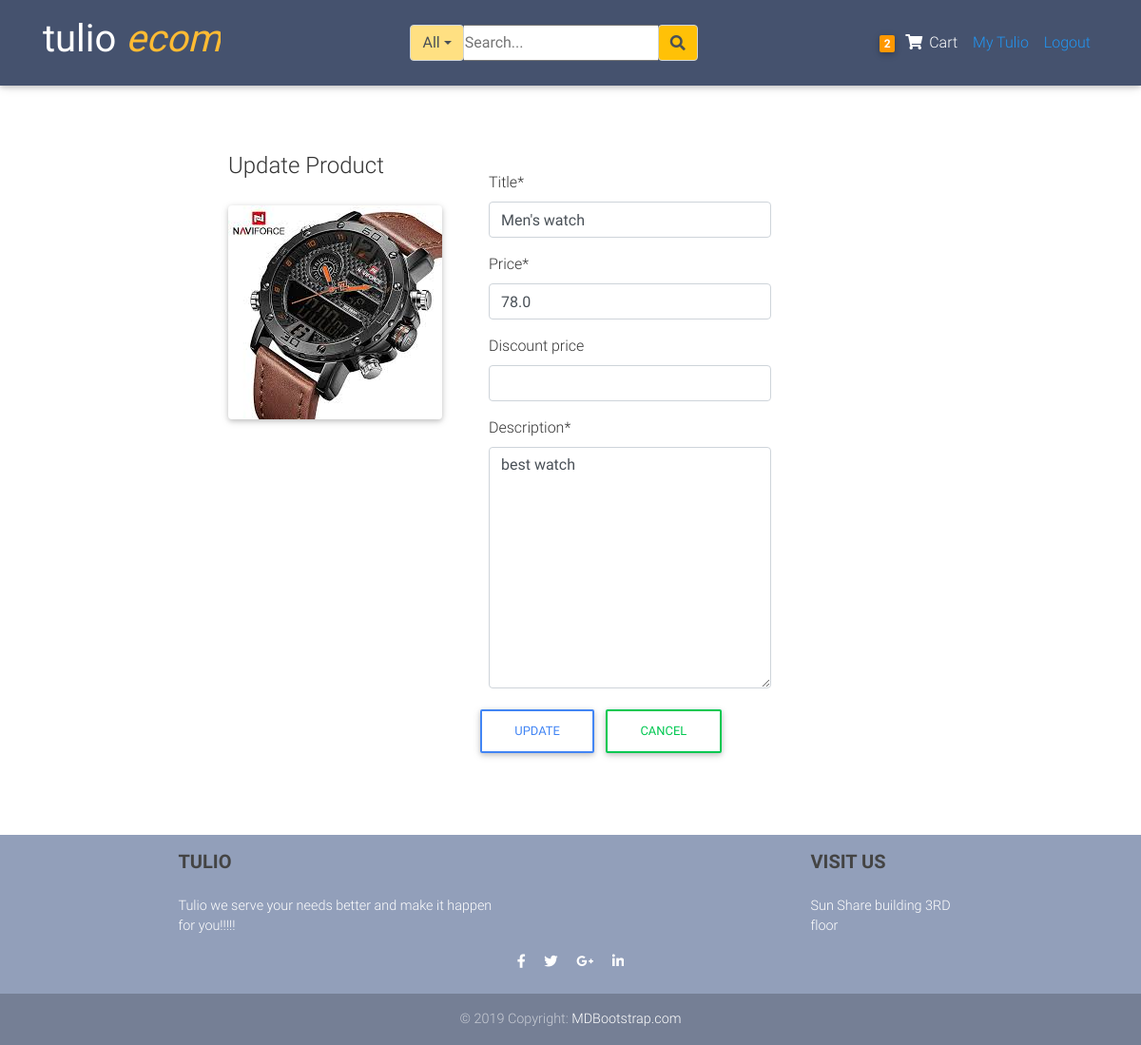
The app's page /products/watch_one/update (signed in), older data.
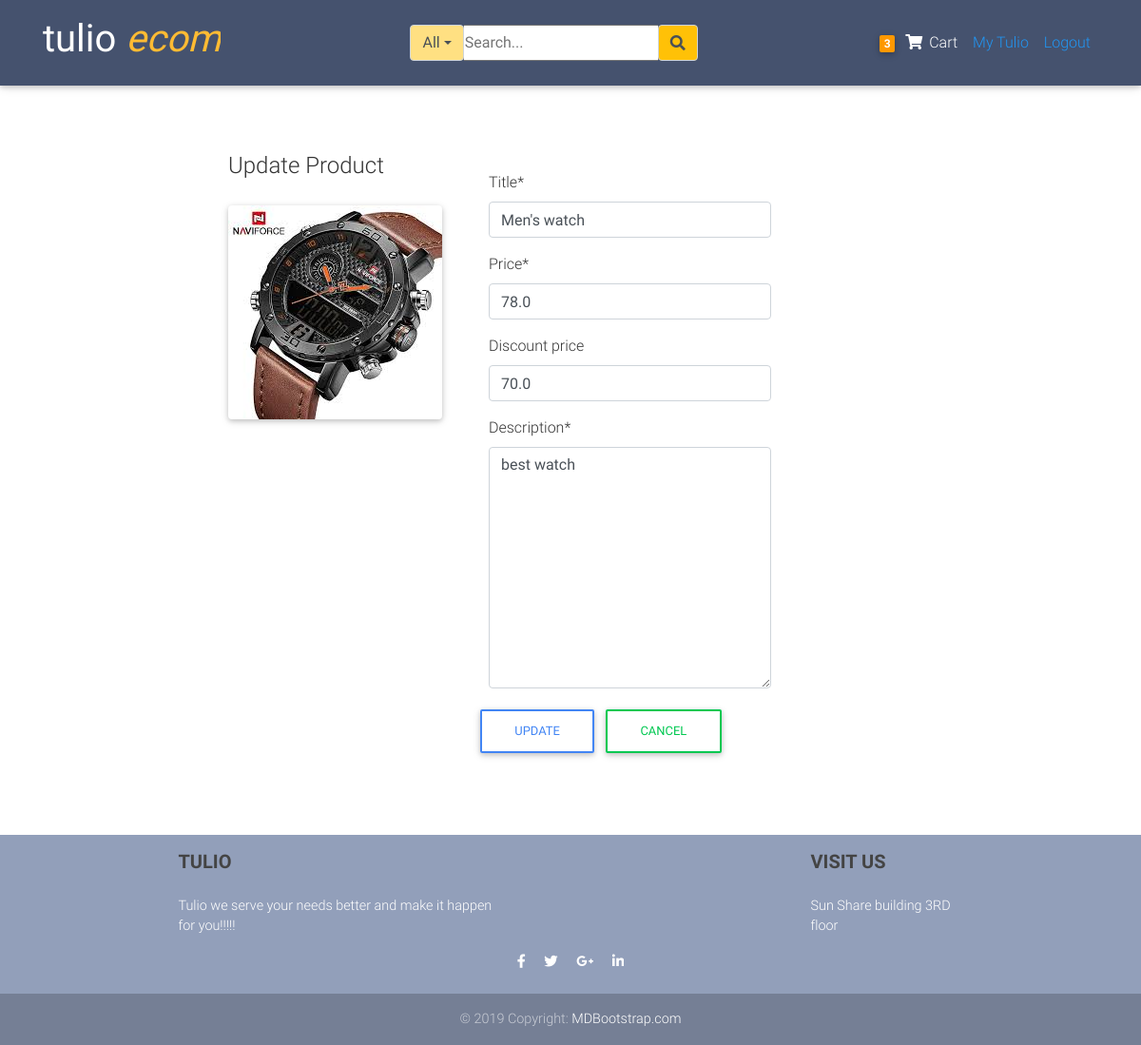
The same page, newer data.
### blogs/models.py (models this page shows, shortened)
class Order(models.Model):
	user           = models.ForeignKey(settings.AUTH_USER_MODEL,
	                        on_delete=models.CASCADE)
	items          = models.ManyToManyField(OrderItem)
	start_date     = models.DateTimeField(auto_now_add=True)
	ordered_date   = models.DateTimeField()
	ordered        = models.BooleanField(default=False)
	biling_address = models.ForeignKey("BillingAddress",
		          on_delete=models.SET_NULL, blank=True, null=True)
	payment        = models.ForeignKey("Payment",
		          on_delete=models.SET_NULL, blank=True, null=True)

class Item(models.Model):
	title           = models.CharField(max_length=100)
	price           = models.FloatField()
	discount_price  = models.FloatField(blank=True, null=True)
	category        = models.CharField(choices=CATEGORY_CHOICES, max_length=2)
	label           = models.CharField(choices=LABEL_CHOICES, max_length=2)
	image           = models.ImageField(upload_to='product_pictures')
	slug            = models.SlugField()
	description     = models.TextField()
	owner           = models.ForeignKey(User, on_delete=models.CASCADE)
	date            = models.DateTimeField(auto_now_add=True)
	objects         = ProductManager()

### blogs/views.py (the view, shortened to what this page needs)
# urls.py: path('products/<slug>/update',ItemUpdateView.as_view(), name = "update" ),
class ItemUpdateView(UserPassesTestMixin, LoginRequiredMixin, UpdateView):
	model = Item
	fields =['title', 'price', 'discount_price', 'description']
	template_name = 'blogs/itemUpdate.html'
	def test_func(self):
		item = self.get_object()
		if self.request.user ==item.owner:
			return True
		return False

### blogs/models.py (called while the page is built)
	def get_queryset(self):
		return ProductQuerySet(self.model, using=self._db)

### blogs/templatetags/cart_item_count.py (called while the page is built)
@register.filter
def cart_count(user):
	if user.is_authenticated:
		query_set = Order.objects.filter(user=user, ordered=False)
		if query_set.exists():
			return query_set[0].items.count()
	return 0

### blogs/templates/blogs/itemUpdate.html (shortened to what this page needs)
{% extends 'blogs/layout.html'%}
{%block content%}
{% load crispy_forms_tags%}
     <div class="center-card content-section col-md-8">
        <form method="POST">
        <fieldset class="form-group">
            <div class="row">
              <div class="col-md-4 ml-8 mr-8">
                  <legend>Update Product</legend>
                  <img class="card mb-4 mt-4" src="{{item.image.url}}">
              </div>
              <div class="col-md-6 ">
                    <div class="p-4">
                        <div class="mb-3">
                              {{form|crispy}}
                        </div>
                        <div class="row ">
                            <div class="p-10">
                              <button class="btn btn-outline-primary" type="submit">Update</button>
                            </div>
                            <div class="ml-10 mr-10">
                              <a class="btn btn-outline-success" href="{% url 'blogs:dashboard'%}">Cancel</a>
                            </div>
                        </div>
                    </div>
              </div>
          </div>
        </fieldset>
        </form>
    </div>
{% endblock content%}

### blogs/templates/blogs/nav.html
{%load cart_item_count%}
<nav class="navbar fixed-top navbar-expand-lg navbar-dark mdb-color scrolling-navbar">
    <div class="container">
      <a class="navbar-brand waves-effect" href="{%url 'blogs:home' %}" target="_blank">
          <h1>
             <strong class="white-text">tulio <em class="text-warning">ecom</em></strong>
          </h1>
      </a>
  {%include 'blogs/search_bar.html'%}
        <ul class="navbar-nav nav-flex-icons">
          <li>
            <div class="navbar-nav">
                  <li class="nav-item">
                      <a href="{%url 'blogs:order_summary'%}" class="nav-link waves-effect">
                        <span class="badge orange z-depth-1 mr-1"> {{request.user|cart_count}}</span>
                          <i class="fas fa-shopping-cart"></i>
                        <span class="clearfix d-none d-sm-inline-block"> Cart </span>
                      </a>
                  </li>
                {%if request.user.is_authenticated%}
                    <a class="nav-item nav-link blue-text" href="{%url 'blogs:dashboard'%}">My Tulio</a>
                    <a class="nav-item nav-link blue-text" href="{%url 'account_logout' %}">Logout</a>
                {%else%}
                    <a class="nav-item nav-link blue-text" href="{%url 'account_login' %}">Login</a>
                    <a class="nav-item nav-link blue-text" href="{%url 'account_signup'%}">Register</a>
                {%endif%}
            </div>
          </li>
        </ul>
      </div>
  </nav>

Row changes from the older to the newer data that the page shows:
changed Item "Men's watch": discount_price (not shown) → "70.0"
Text that changed along with them:
{{ request.user|cart_count }}: "2" → "3"
